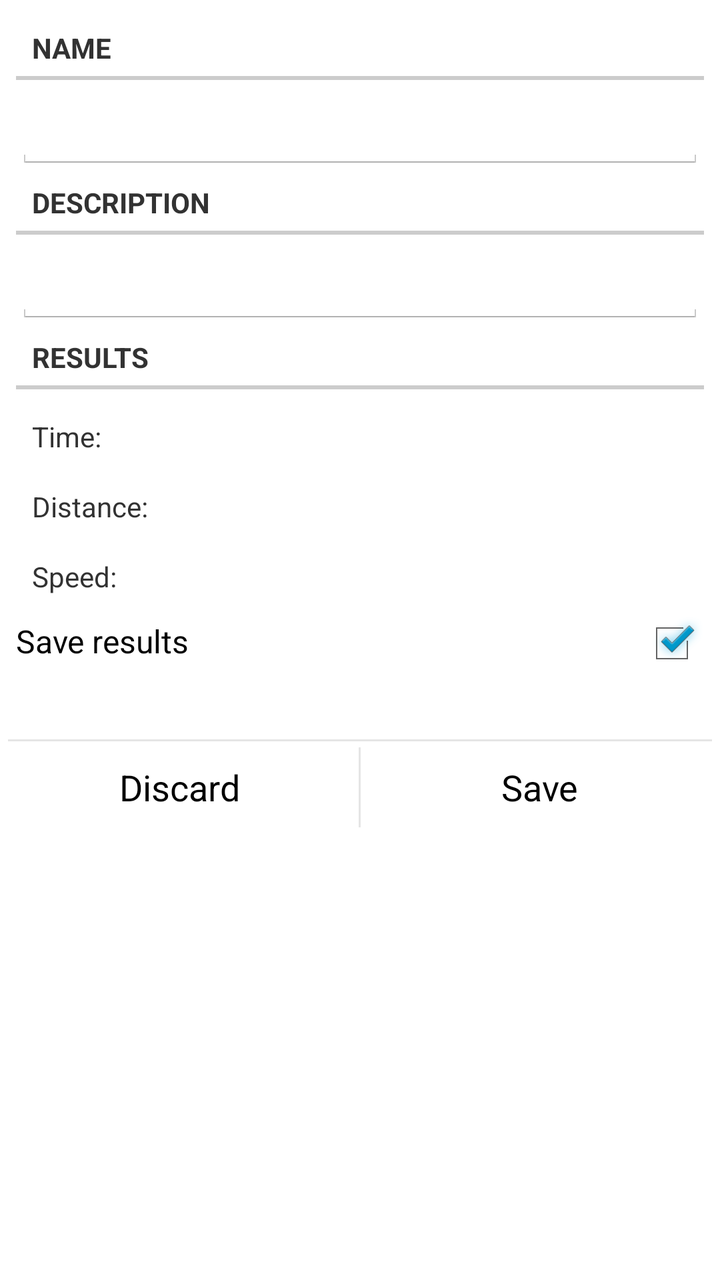
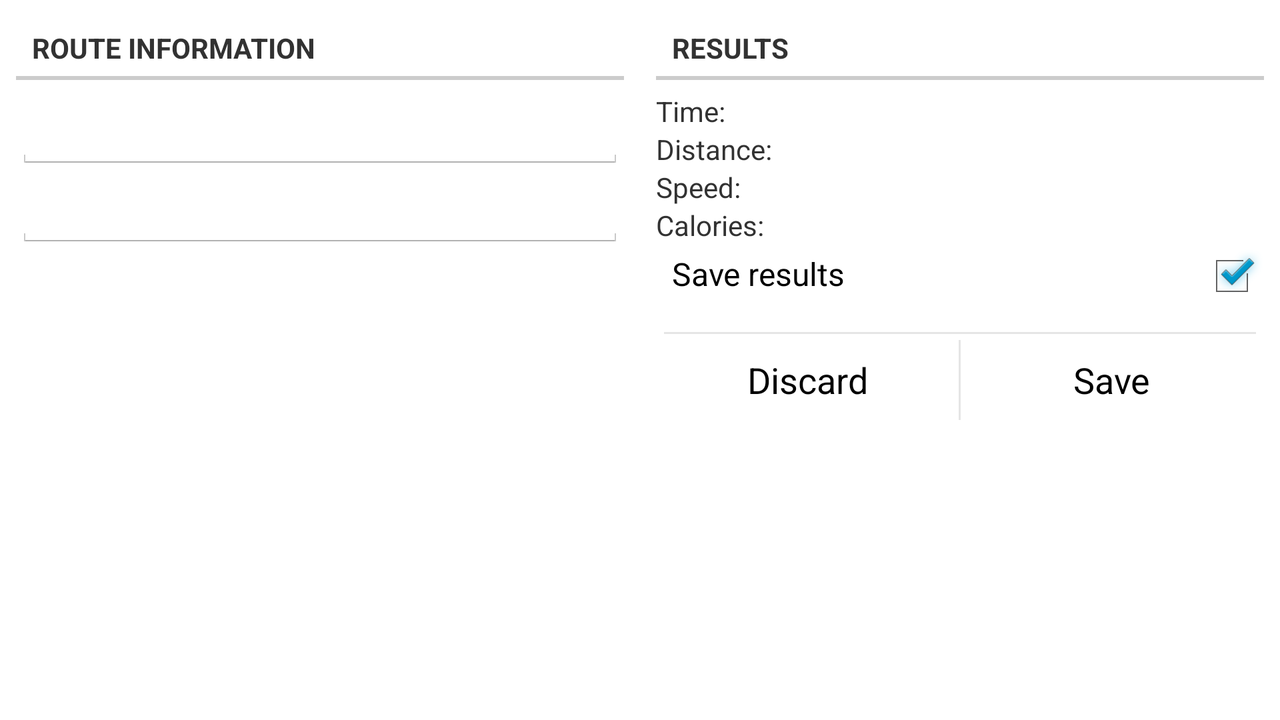

An Android layout and its configuration variant, each rendered on a device that would load it. The default file and the variant file are quoted in full after the pictures.
<!-- AndroidManifest.xml: application theme AppTheme -->
<!-- res/layout/dialog_save_route.xml -->
<?xml version="1.0" encoding="utf-8"?>
<LinearLayout xmlns:android="http://schemas.android.com/apk/res/android"
    android:id="@+id/layout_root"
    android:layout_width="match_parent"
    android:layout_height="match_parent"
    android:orientation="vertical" >

    <LinearLayout
        android:layout_width="match_parent"
        android:layout_height="wrap_content"
        android:orientation="vertical"
        android:padding="8dp" >

        <TextView
            style="?android:attr/listSeparatorTextViewStyle"
            android:layout_width="match_parent"
            android:layout_height="wrap_content"
            android:layout_marginBottom="6dp"
            android:text="@string/name" />

        <EditText
            android:id="@+id/name"
            android:layout_width="match_parent"
            android:layout_height="wrap_content"
            android:inputType="text"
            android:maxLines="1" />

        <TextView
            style="?android:attr/listSeparatorTextViewStyle"
            android:layout_width="match_parent"
            android:layout_height="wrap_content"
            android:layout_marginBottom="6dp"
            android:text="@string/description" />

        <EditText
            android:id="@+id/description"
            android:layout_width="match_parent"
            android:layout_height="wrap_content"
            android:inputType="text"
            android:maxLines="3" />

        <TextView
            style="?android:attr/listSeparatorTextViewStyle"
            android:layout_width="match_parent"
            android:layout_height="wrap_content"
            android:layout_marginBottom="6dp"
            android:text="@string/results" />

        <LinearLayout
            android:layout_width="match_parent"
            android:layout_height="wrap_content"
            android:orientation="horizontal"
            android:padding="8dp" >

            <TextView
                android:layout_width="wrap_content"
                android:layout_height="wrap_content"
                android:text="@string/time_" />

            <TextView
                android:id="@+id/time"
                android:layout_marginLeft="16dp"
                android:layout_width="wrap_content"
                android:layout_height="wrap_content" />
        </LinearLayout>

        <LinearLayout
            android:layout_width="match_parent"
            android:layout_height="wrap_content"
            android:orientation="horizontal"
            android:padding="8dp" >

            <TextView
                android:layout_width="wrap_content"
                android:layout_height="wrap_content"
                android:text="@string/distance_" />

            <TextView
                android:id="@+id/runneddistance"
                android:layout_marginLeft="16dp"
                android:layout_width="wrap_content"
                android:layout_height="wrap_content" />
        </LinearLayout>

        <LinearLayout
            android:layout_width="match_parent"
            android:layout_height="wrap_content"
            android:orientation="horizontal"
            android:padding="8dp" >

            <TextView
                android:layout_width="wrap_content"
                android:layout_height="wrap_content"
                android:text="@string/speed_" />

            <TextView
                android:id="@+id/speed"
                android:layout_marginLeft="16dp"
                android:layout_width="wrap_content"
                android:layout_height="wrap_content" />
        </LinearLayout>

        <CheckedTextView
            android:id="@+id/save_result"
            android:layout_width="match_parent"
            android:layout_height="wrap_content"
            android:checkMark="?android:attr/listChoiceIndicatorMultiple"
            android:checked="true"
            android:clickable="true"
            android:focusable="true"
            android:paddingTop="4dp"
            android:text="@string/save_results" />
    </LinearLayout>

    <RelativeLayout
        android:layout_width="match_parent"
        android:layout_height="48dp"
        android:layout_marginTop="24dp" >

        <View
            android:layout_width="match_parent"
            android:layout_height="1dp"
            android:layout_alignParentTop="true"
            android:layout_marginLeft="4dp"
            android:layout_marginRight="4dp"
            android:background="?android:attr/dividerVertical" />

        <View
            android:id="@+id/vertical_divider"
            android:layout_width="1dp"
            android:layout_height="wrap_content"
            android:layout_alignParentBottom="true"
            android:layout_alignParentTop="true"
            android:layout_centerHorizontal="true"
            android:layout_marginBottom="4dp"
            android:layout_marginTop="4dp"
            android:background="?android:attr/dividerVertical" />

        <Button
            android:id="@+id/discard_button"
            android:layout_width="wrap_content"
            android:layout_height="wrap_content"
            android:layout_alignParentBottom="true"
            android:layout_alignParentLeft="true"
            android:layout_alignParentTop="true"
            android:layout_toLeftOf="@+id/vertical_divider"
            android:background="?android:attr/selectableItemBackground"
            android:text="@string/discard" />

        <Button
            android:id="@+id/save_button"
            android:layout_width="wrap_content"
            android:layout_height="match_parent"
            android:layout_alignLeft="@+id/vertical_divider"
            android:layout_alignParentBottom="true"
            android:layout_alignParentRight="true"
            android:layout_alignParentTop="true"
            android:background="?android:attr/selectableItemBackground"
            android:text="@string/save" />
    </RelativeLayout>

</LinearLayout>
<!-- resources referenced by this layout -->
<resources>
  <string name="description">Description</string>
  <string name="discard">Discard</string>
  <string name="distance_">Distance:</string>
  <string name="name">Name</string>
  <string name="results">Results</string>
  <string name="save">Save</string>
  <string name="save_results">Save results</string>
  <string name="speed_">Speed:</string>
  <string name="time_">"Time: "</string>
  <!-- from res/values-v14/ -->
  <style name="AppTheme" parent="android:Theme.Holo.Light.DarkActionBar" />
</resources>
<!-- res/layout-land/dialog_save_route.xml (the repository's variant of the layout above) -->
<!-- drawn on the phone turned sideways -->
<?xml version="1.0" encoding="utf-8"?>

<LinearLayout xmlns:android="http://schemas.android.com/apk/res/android"
    android:id="@+id/layout_root"
    android:layout_width="match_parent"
    android:layout_height="match_parent"
    android:orientation="horizontal" >

    <LinearLayout
        android:layout_width="fill_parent"
        android:layout_height="match_parent"
        android:layout_weight="0.5"
        android:orientation="vertical"
        android:padding="8dp" >

        <TextView
            style="?android:attr/listSeparatorTextViewStyle"
            android:layout_width="match_parent"
            android:layout_height="wrap_content"
            android:layout_marginBottom="6dp"
            android:text="@string/route_information" />

        <EditText
            android:id="@+id/name"
            android:layout_width="match_parent"
            android:layout_height="wrap_content"
            android:inputType="text"
            android:maxLines="1" />

        <EditText
            android:id="@+id/description"
            android:layout_width="match_parent"
            android:layout_height="wrap_content"
            android:inputType="text"
            android:maxLines="1" />

    </LinearLayout>

    <LinearLayout
        android:layout_width="fill_parent"
        android:layout_height="match_parent"
        android:layout_weight="0.5"
        android:orientation="vertical"
        android:padding="8dp" >

        <TextView
            style="?android:attr/listSeparatorTextViewStyle"
            android:layout_width="match_parent"
            android:layout_height="wrap_content"
            android:layout_marginBottom="6dp"
            android:text="@string/results" />

        <LinearLayout
            android:layout_width="match_parent"
            android:layout_height="wrap_content"
            android:orientation="horizontal" >

            <TextView
                android:layout_width="wrap_content"
                android:layout_height="wrap_content"
                android:text="@string/time_" />

            <TextView
                android:id="@+id/time"
                android:layout_width="wrap_content"
                android:layout_height="wrap_content"
                android:layout_marginLeft="16dp" />
        </LinearLayout>

        <LinearLayout
            android:layout_width="match_parent"
            android:layout_height="wrap_content"
            android:orientation="horizontal" >

            <TextView
                android:layout_width="wrap_content"
                android:layout_height="wrap_content"
                android:text="@string/distance_" />

            <TextView
                android:id="@+id/runneddistance"
                android:layout_width="wrap_content"
                android:layout_height="wrap_content"
                android:layout_marginLeft="16dp" />
        </LinearLayout>

        <LinearLayout
            android:layout_width="match_parent"
            android:layout_height="wrap_content"
            android:orientation="horizontal" >

            <TextView
                android:layout_width="wrap_content"
                android:layout_height="wrap_content"
                android:text="@string/speed_" />

            <TextView
                android:id="@+id/speed"
                android:layout_width="wrap_content"
                android:layout_height="wrap_content"
                android:layout_marginLeft="16dp" />
        </LinearLayout>

        <LinearLayout
            android:layout_width="match_parent"
            android:layout_height="wrap_content"
            android:orientation="horizontal" >

            <TextView
                android:layout_width="wrap_content"
                android:layout_height="wrap_content"
                android:text="@string/calories_burned_" />

            <TextView
                android:id="@+id/calories"
                android:layout_width="wrap_content"
                android:layout_height="wrap_content"
                android:layout_marginLeft="16dp" />
        </LinearLayout>

        <CheckedTextView
            android:id="@+id/save_result"
            android:layout_width="match_parent"
            android:layout_height="wrap_content"
            android:checkMark="?android:attr/listChoiceIndicatorMultiple"
            android:checked="true"
            android:clickable="true"
            android:focusable="true"
            android:paddingLeft="8dp"
            android:paddingTop="4dp"
            android:text="@string/save_results" />
        
        <RelativeLayout
            android:layout_width="match_parent"
            android:layout_height="48dp"
            android:layout_marginTop="12dp" >

            <View
                android:layout_width="match_parent"
                android:layout_height="1dp"
                android:layout_alignParentTop="true"
                android:layout_marginLeft="4dp"
                android:layout_marginRight="4dp"
                android:background="?android:attr/dividerVertical" />

            <View
                android:id="@+id/vertical_divider"
                android:layout_width="1dp"
                android:layout_height="wrap_content"
                android:layout_alignParentBottom="true"
                android:layout_alignParentTop="true"
                android:layout_centerHorizontal="true"
                android:layout_marginBottom="4dp"
                android:layout_marginTop="4dp"
                android:background="?android:attr/dividerVertical" />

            <Button
                android:id="@+id/discard_button"
                android:layout_width="wrap_content"
                android:layout_height="wrap_content"
                android:layout_alignParentBottom="true"
                android:layout_alignParentLeft="true"
                android:layout_alignParentTop="true"
                android:layout_toLeftOf="@+id/vertical_divider"
                android:background="?android:attr/selectableItemBackground"
                android:text="@string/discard" />

            <Button
                android:id="@+id/save_button"
                android:layout_width="wrap_content"
                android:layout_height="wrap_content"
                android:layout_alignLeft="@+id/vertical_divider"
                android:layout_alignParentBottom="true"
                android:layout_alignParentRight="true"
                android:layout_alignParentTop="true"
                android:background="?android:attr/selectableItemBackground"
                android:text="@string/save" />
        </RelativeLayout>
    </LinearLayout>

</LinearLayout>
<!-- resources referenced by the variant -->
<!-- as the phone turned sideways resolves them -->
<resources>
  <string name="calories_burned_">"Calories: "</string>
  <string name="discard">Discard</string>
  <string name="distance_">Distance:</string>
  <string name="results">Results</string>
  <string name="route_information">Route information</string>
  <string name="save">Save</string>
  <string name="save_results">Save results</string>
  <string name="speed_">Speed:</string>
  <string name="time_">"Time: "</string>
  <!-- from res/values-v14/ -->
  <style name="AppTheme" parent="android:Theme.Holo.Light.DarkActionBar" />
</resources>
